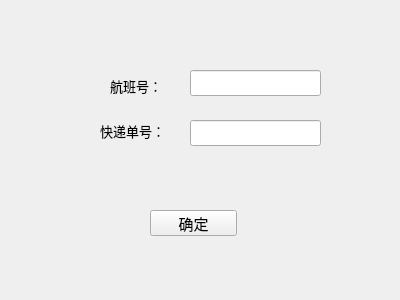
<?xml version="1.0" encoding="UTF-8"?>
<ui version="4.0">
 <class>airload</class>
 <widget class="QWidget" name="airload">
  <property name="geometry">
   <rect>
    <x>0</x>
    <y>0</y>
    <width>400</width>
    <height>300</height>
   </rect>
  </property>
  <property name="windowTitle">
   <string>Form</string>
  </property>
  <widget class="QLabel" name="label">
   <property name="geometry">
    <rect>
     <x>110</x>
     <y>70</y>
     <width>62</width>
     <height>31</height>
    </rect>
   </property>
   <property name="font">
    <font>
     <pointsize>10</pointsize>
    </font>
   </property>
   <property name="text">
    <string>航班号：</string>
   </property>
  </widget>
  <widget class="QLabel" name="label_2">
   <property name="geometry">
    <rect>
     <x>100</x>
     <y>121</y>
     <width>81</width>
     <height>20</height>
    </rect>
   </property>
   <property name="font">
    <font>
     <pointsize>10</pointsize>
    </font>
   </property>
   <property name="text">
    <string>快递单号：</string>
   </property>
  </widget>
  <widget class="QLineEdit" name="lineEdit">
   <property name="geometry">
    <rect>
     <x>190</x>
     <y>70</y>
     <width>131</width>
     <height>26</height>
    </rect>
   </property>
  </widget>
  <widget class="QPushButton" name="pushButton">
   <property name="geometry">
    <rect>
     <x>150</x>
     <y>210</y>
     <width>87</width>
     <height>26</height>
    </rect>
   </property>
   <property name="font">
    <font>
     <pointsize>11</pointsize>
    </font>
   </property>
   <property name="text">
    <string>确定</string>
   </property>
  </widget>
  <widget class="QLineEdit" name="lineEdit_2">
   <property name="geometry">
    <rect>
     <x>190</x>
     <y>120</y>
     <width>131</width>
     <height>26</height>
    </rect>
   </property>
  </widget>
 </widget>
 <resources/>
 <connections/>
</ui>
